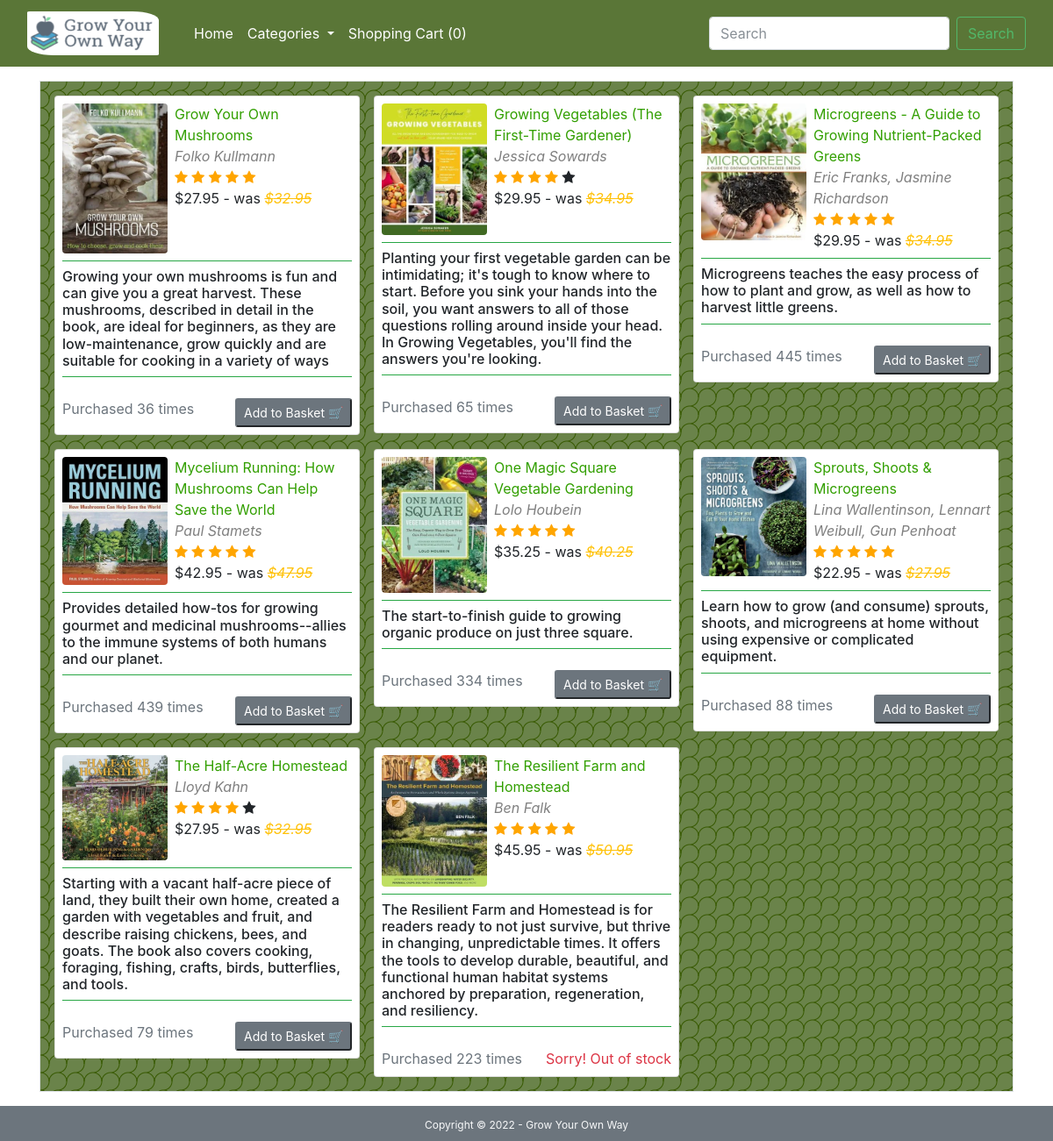
The page / on the database its author committed.
### webstore/models.py (models this page shows, shortened)
class Book(db.Model):
    __tablename__ = 'books'
    id = db.Column(db.Integer, primary_key=True)
    name = db.Column(db.String(128), unique=True)
    author = db.Column(db.String(128), unique=True)
    isbn = db.Column(db.String(32), unique=True)
    price = db.Column(db.Float, nullable=False)
    available = db.Column(db.Boolean, default=False)
    rating = db.Column(db.Integer, nullable=False)
    num_ratings = db.Column(db.Integer)
    image = db.Column(db.String(60), nullable=False)
    short_desc = db.Column(db.String(200), nullable=False)
    description = db.Column(db.String(500), nullable=False)
    pages = db.Column(db.Integer, nullable=False)
    date_published = db.Column(db.String(64), nullable=False)
    publisher = db.Column(db.String(64), nullable=False)
    num_purchased = db.Column(db.Integer, nullable=False)
    category_id = db.Column(db.Integer, db.ForeignKey('category.id'))

### webstore/views.py (the view)
@bp.route('/')
def index():
    books = Book.query.order_by(Book.name).all()
    if 'order_id' in session.keys():
        order = Order.query.get(session['order_id'])
    else:
        order = None
    cats = Category.query.order_by(Category.id).all()
    return render_template('index.html', page='index', cats=cats, books=books, order=order)

### webstore/templates/index.html (shortened to what this page needs)
{% extends "base.html" %}
{% block main %}
<div class="m-2 p-2 mb-5">
    <div class="container">
        <div class="row main-bg-colour pl-3 pt-3 no-gutters border">
            {% for book in books%}
            <div class="col-lg-4 col-md-6 pb-3 pr-3">
                <div class="card p-2">
                    <div class="d-flex flex-row pb-2"><a href="{{url_for('main.bookinfo', bookid=book.id)}}"><img
                                class="rounded" src="{{url_for('static', filename='img/'+book.image)}}" width="120"></a>
                        <div class="d-flex flex-column ml-2"><span><a
                                    href="{{url_for('main.bookinfo', bookid=book.id)}}">{{book.name}}</a></span><span
                                class="text-black-50"><i class="fs-6 fst-italic">{{book.author}}</i></span>
                            <span class="ratings">
                                {% for i in range(book.rating) %}
                                <i class="fa fa-star checked"></i>
                                {% endfor %}
                                {% for i in range(5-book.rating) %}
                                <i class="fa fa-star"></i>
                                {% endfor %}</span>
                            <span>${{book.price}} - was<i class="text-warning"> <del>${{book.price +
                                        5}}</del></i></span>
                        </div>
                    </div>
                    <h6 class="border-top pt-2 fw-light border-bottom border-success pb-2">{{book.short_desc}}</h6>
                    <div class="d-flex justify-content-between mt-3">
                        <span class="text-secondary">Purchased {{book.num_purchased}} times</span>
                        {% if book.available == True %}
                        <span>
                            <form action="{{ url_for('main.order') }}">
                                <input class="btn-sm btn-secondary" type="submit" value="Add to Basket 🛒">
                            </form>
                        </span>
                        {% else %}
                        <span class="text-danger" role="alert">Sorry! Out of stock
                        </span>
                        {% endif %}
                    </div>
                </div>
            </div>
            {% endfor %}
        </div>
    </div>
</div>
{% endblock %}

### webstore/templates/base.html (shortened to what this page needs)
<!doctype html>
<html lang="en">
<head>
    {% block head %}
    <link rel="stylesheet" href="https://stackpath.bootstrapcdn.com/bootstrap/4.3.1/css/bootstrap.min.css"
>
    <link rel="stylesheet" href="https://cdnjs.cloudflare.com/ajax/libs/font-awesome/4.7.0/css/font-awesome.min.css">
    {% block styles %}
    <link rel="stylesheet" href="{{url_for('static', filename='../static/css/site_styles.css')}}">
    {{ bootstrap.load_css() }}
    {% endblock %}
    {% endblock %}
</head>
<body>
    {% include 'navbar.html' %}
    {% block main %}{% endblock %}
    <footer class="footer fixed-bottom">
        <div class="text-center py-2 bg-secondary"><span class="text-light" style="font-size: 12px">Copyright &copy;
                2022 - Grow Your Own
                Way</span> </div>
    </footer>
</body>
</html>

### webstore/templates/navbar.html (shortened to what this page needs)
<nav class="navbar navbar-expand-lg navbar-dark main-bg-colour-navbar nav-front">
    <div class="container-fluid">
        <a class="navbar-brand" href="{{ url_for('main.index') }}">
            <img src="{{url_for('static', filename='../static/img/Logo.png')}}" width="150" height="50"
                class="d-inline-block align-top rounded-corner" alt=""></a>
        <div class="collapse navbar-collapse" id="navbarNavAltMarkup">
            <ul class="nav navbar-nav">
                <a class="nav-link active" aria-current="page" href="{{ url_for('main.index') }}">Home</a>
                <li class="nav-item dropdown">
                    <a class="nav-link dropdown-toggle active" href="#" id="navbarDropdown" role="button"
                        data-toggle="dropdown" aria-expanded="false">
                        Categories
                    </a>
                </li>
                {% if order.books|length == 0 %}
                <a class="nav-link active" href="{{ url_for('main.order') }}" >Shopping Cart ({{ order.books|length }})</a>
                {% else %}
                <a class="nav-link active" href="{{ url_for('main.order') }}" {% if page=='orders' %}class="active" {%
                    endif %}>Shopping Cart ({{ order.books|length }}) 🛒</a>
                {% endif %}
            </ul>
            <div class="ml-auto">
                <form class="form-inline my-2 my-lg-0" action="{{ url_for('main.search') }}">
                    <input class="form-control mr-sm-2" type="search" placeholder="Search" aria-label="Search" name="search">
                    <button class="btn btn-outline-success my-2 my-sm-0" type="submit">Search</button>
                </form>
            </div>
        </div>
    </div>
</nav>

### webstore/static/css/site_styles.css (style rules this page uses)
.checked { color: orange; }
.rounded-corner { border-radius: 2% 20% 2% 20%; }
a:link, a:visited { color: #329f00; }
.nav-front { z-index: 1100; }
.main-bg-colour { background: radial-gradient(circle at 0% 50%, rgba(96, 16, 48, 0) 9px, rgba(55, 89, 0) 10px, rgba(96, 16, 48, 0) 11px) 0px 10px, radial-gradient(at 100% 100%, rgba(96, 16, 48, 0) 9px, rgb(55, 89, 0) 10px, rgba(96, 16, 48, 0) 11px), rgba(50, 85, 6, 0.727); background-size: 20px 20px; }
.main-bg-colour-navbar { background-color: rgba(96, 16, 48, 0); opacity: 0.8; background-image: radial-gradient(#64605a00 0.5px, transparent 0.5px), radial-gradient(#64605a8e 0.5px, rgb(49, 85, 6) 0.5px); background-size: 20px 20px; background-position: 0 0, 10px 10px; }

### rows shown on the page
Book: image (picture), name "Grow Your Own Mushrooms", author "Folko Kullmann", rating 5 (drawn), price "27.95", book.price+5 "32.95", short_desc "Growing your own mushrooms is fun and can give you a great harvest. These mushrooms, described in detail in the book, are ideal for beginners, as they are low-maintenance, grow quickly and are suitable for cooking in a variety of ways", num_purchased "36"
Book: image (picture), name "Growing Vegetables (The First-Time Gardener)", author "Jessica Sowards", rating 4 (drawn), price "29.95", book.price+5 "34.95", short_desc "Planting your first vegetable garden can be intimidating; it's tough to know where to start. Before you sink your hands into the soil, you want answers to all of those questions rolling around inside your head. In Growing Vegetables, you'll find the answers you're looking.", num_purchased "65"
Book: image (picture), name "Microgreens - A Guide to Growing Nutrient-Packed Greens", author "Eric Franks, Jasmine Richardson", rating 5 (drawn), price "29.95", book.price+5 "34.95", short_desc "Microgreens teaches the easy process of how to plant and grow, as well as how to harvest little greens.", num_purchased "445"
Book: image (picture), name "Mycelium Running: How Mushrooms Can Help Save the World", author "Paul Stamets", rating 5 (drawn), price "42.95", book.price+5 "47.95", short_desc "Provides detailed how-tos for growing gourmet and medicinal mushrooms--allies to the immune systems of both humans and our planet.", num_purchased "439"
Book: image (picture), name "One Magic Square Vegetable Gardening", author "Lolo Houbein", rating 5 (drawn), price "35.25", book.price+5 "40.25", short_desc "The start-to-finish guide to growing organic produce on just three square.", num_purchased "334"
Book: image (picture), name "Sprouts, Shoots & Microgreens", author "Lina Wallentinson, Lennart Weibull, Gun Penhoat", rating 5 (drawn), price "22.95", book.price+5 "27.95", short_desc "Learn how to grow (and consume) sprouts, shoots, and microgreens at home without using expensive or complicated equipment.", num_purchased "88"
Book: image (picture), name "The Half-Acre Homestead", author "Lloyd Kahn", rating 4 (drawn), price "27.95", book.price+5 "32.95", short_desc "Starting with a vacant half-acre piece of land, they built their own home, created a garden with vegetables and fruit, and describe raising chickens, bees, and goats. The book also covers cooking, foraging, fishing, crafts, birds, butterflies, and tools.", num_purchased "79"
Book: image (picture), name "The Resilient Farm and Homestead", author "Ben Falk", rating 5 (drawn), price "45.95", book.price+5 "50.95", short_desc "The Resilient Farm and Homestead is for readers ready to not just survive, but thrive in changing, unpredictable times. It offers the tools to develop durable, beautiful, and functional human habitat systems anchored by preparation, regeneration, and resiliency.", num_purchased "223", available "Sorry! Out of stock"

### other values the page prints
{{ order.books|length }} "0"
